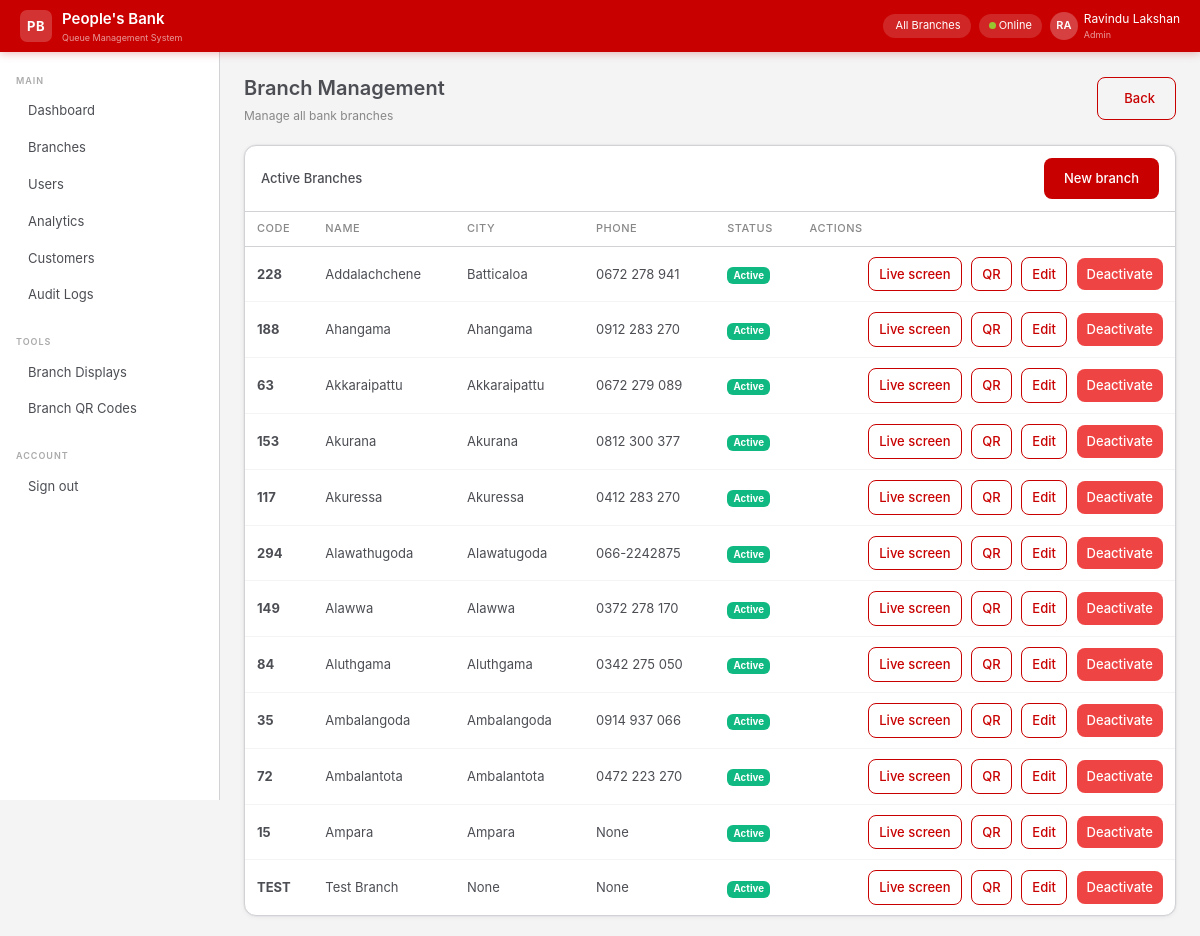
Screenshot of /admin/branches (signed in) with the database file from the repository.
### app/models/user.py (models this page shows, shortened)
class User(UserMixin, db.Model):
    __tablename__ = "users"
    id            = db.Column(db.Integer, primary_key=True)
    branch_id     = db.Column(db.Integer, db.ForeignKey("branches.id"), nullable=True)
    employee_id   = db.Column(db.String(20), unique=True, nullable=False)
    full_name     = db.Column(db.String(120), nullable=False)
    email         = db.Column(db.String(120), unique=True, nullable=False)
    password_hash = db.Column(db.String(256), nullable=False)
    role          = db.Column(db.Enum(UserRole), nullable=False)
    is_active     = db.Column(db.Boolean, default=True)
    last_login    = db.Column(db.DateTime)
    created_at    = db.Column(db.DateTime, default=datetime.utcnow)
    branch        = db.relationship("Branch", back_populates="users")
    tokens_served = db.relationship("QueueToken", back_populates="served_by_officer",
                                    foreign_keys="QueueToken.served_by", lazy="dynamic")
    audit_logs    = db.relationship("AuditLog", back_populates="user", lazy="dynamic")

### app/models/branch.py (models this page shows, shortened)
class Branch(db.Model):
    __tablename__ = "branches"
    id         = db.Column(db.Integer, primary_key=True)
    name       = db.Column(db.String(120), nullable=False)
    code       = db.Column(db.String(10), unique=True, nullable=False)
    address    = db.Column(db.Text)
    city       = db.Column(db.String(80))
    phone      = db.Column(db.String(20))
    is_active  = db.Column(db.Boolean, default=True, nullable=False)
    created_at = db.Column(db.DateTime, default=datetime.utcnow)
    users    = db.relationship("User",       back_populates="branch",   lazy="dynamic")
    counters = db.relationship("Counter",    back_populates="branch",   lazy="dynamic")
    tokens   = db.relationship("QueueToken", back_populates="branch",   lazy="dynamic")

### app/views/admin_view.py (the view)
@admin_view_bp.route("/branches")
@login_required
@require_role(UserRole.ADMIN)
def branches():
    branches = Branch.query.order_by(Branch.name).all()
    return render_template("admin/branches.html", branches=branches)

### app/extensions.py (called while the page is built)
@login_manager.user_loader
def load_user(user_id):
    from app.models import User
    return User.query.get(int(user_id))

### app/templates/admin/branches.html (shortened to what this page needs)
{% extends "base.html" %}
{% block content %}
<div class="pb-page-header">
  <div>
    <div class="pb-page-title">Branch Management</div>
    <div class="pb-page-sub">Manage all bank branches</div>
  </div>
  <a href="/admin/dashboard" class="btn-pb-outline"> Back</a>
</div>
<div class="pb-card">
  <div class="pb-card-header">
    <div class="pb-card-title">Active Branches</div>
    <a href="/admin/branches/new" class="btn-pb-primary" style="margin-left:auto;">New branch</a>
  </div>
  <table class="pb-table">
    <thead>
      <tr>
        <th>Code</th>
        <th>Name</th>
        <th>City</th>
        <th>Phone</th>
        <th>Status</th>
        <th>Actions</th>
      </tr>
    </thead>
    <tbody>
      {% for branch in branches %}
      <tr>
        <td><strong>{{ branch.code }}</strong></td>
        <td>{{ branch.name }}</td>
        <td>{{ branch.city }}</td>
        <td>{{ branch.phone }}</td>
        <td><span class="badge" style="background:{% if branch.is_active %}#10b981{% else %}#6b7280{% endif %}">{{ "Active" if branch.is_active else "Inactive" }}</span></td>
        <td style="text-align:right;">
          <a href="{{ url_for('display.screen', branch_code=branch.code) }}" target="_blank" class="btn-pb-outline" style="padding:6px 10px;">Live screen</a>
          <a href="{{ url_for('admin_view.branch_qr', branch_id=branch.id) }}" class="btn-pb-outline" style="padding:6px 10px;margin-left:6px;">QR</a>
          <a href="/admin/branches/{{ branch.id }}/edit" class="btn-pb-outline" style="padding:6px 10px;margin-left:6px;">Edit</a>
          {% if branch.is_active %}
          <form action="/admin/branches/{{ branch.id }}/deactivate" method="POST" style="display:inline;">
            <button type="submit" class="btn-pb-danger" style="padding:6px 10px;margin-left:6px;">Deactivate</button>
          </form>
          {% endif %}
        </td>
      </tr>
      {% endfor %}
    </tbody>
  </table>
</div>
{% endblock %}

### app/templates/base.html (shortened to what this page needs)
<!DOCTYPE html>
<html lang="en">
<head>
  <link href="https://cdn.jsdelivr.net/npm/bootstrap@5.3.2/dist/css/bootstrap.min.css" rel="stylesheet">
  <link href="https://cdn.jsdelivr.net/npm/@tabler/icons-webfont@3.3.0/dist/tabler-icons.min.css" rel="stylesheet">
  <link href="{{ url_for('static', filename='css/pbqms.css') }}" rel="stylesheet">
</head>
<body>
{% if current_user.is_authenticated %}
<nav class="pb-navbar">
  <a class="pb-navbar-brand" href="/">
    <div class="pb-navbar-logo">PB</div>
    <div>
      <div class="pb-navbar-name">People's Bank</div>
      <div style="font-size:9px;color:rgba(255,255,255,.6);">Queue Management System</div>
    </div>
  </a>
  <div class="pb-navbar-right">
    <div class="pb-navbar-chip">
      {{ current_user.branch.name if current_user.branch else 'All Branches' }}
    </div>
    <div class="pb-navbar-chip" id="connection-status">
      <span class="pb-online-dot"></span> Online
    </div>
    <div class="pb-navbar-user">
      <div class="pb-navbar-avatar">{{ current_user.full_name[:2].upper() }}</div>
      <div>
        <div>{{ current_user.full_name }}</div>
        <div style="font-size:9px;opacity:.6;">{{ current_user.role.value.replace('_',' ').title() }}</div>
      </div>
    </div>
  </div>
</nav>
<aside class="pb-sidebar">
  <div class="pb-sidebar-section">Main</div>
  {% if current_user.role.value == 'admin' %}
    <a href="/admin/dashboard" class="pb-sidebar-link {% if request.path == '/admin/dashboard' %}active{% endif %}">
       Dashboard
    </a>
    <a href="/admin/branches" class="pb-sidebar-link">
       Branches
    </a>
    <a href="/admin/users" class="pb-sidebar-link">
       Users
    </a>
    <a href="/admin/analytics" class="pb-sidebar-link">
       Analytics
    </a>
    <a href="/admin/customers" class="pb-sidebar-link">
       Customers
    </a>
    <a href="/admin/audit-logs" class="pb-sidebar-link">
       Audit Logs
    </a>
  {% endif %}
  <div class="pb-sidebar-section" style="margin-top:12px;">Tools</div>
  {% if current_user.role.value == 'admin' %}
    <a href="/admin/branches" class="pb-sidebar-link">
       Branch Displays
    </a>
    <a href="/admin/branches" class="pb-sidebar-link">
       Branch QR Codes
    </a>
  {% endif %}
  <div class="pb-sidebar-section" style="margin-top:12px;">Account</div>
  <a href="/auth/logout" class="pb-sidebar-link">
     Sign out
  </a>
</aside>
<main class="pb-main">
  {% block content %}{% endblock %}
</main>
{% else %}
  {% block public_content %}{% endblock %}
{% endif %}
</body>
</html>

### rows the page displays
User: full_name "RA", full_name "Ravindu Lakshan", role.value.replace "Admin"
Branch: code "228", name "Addalachchene", city "Batticaloa", phone "0672 278 941", is_active "Active"
Branch: code "188", name "Ahangama", city "Ahangama", phone "0912 283 270", is_active "Active"
Branch: code "63", name "Akkaraipattu", city "Akkaraipattu", phone "0672 279 089", is_active "Active"
Branch: code "153", name "Akurana", city "Akurana", phone "0812 300 377", is_active "Active"
Branch: code "117", name "Akuressa", city "Akuressa", phone "0412 283 270", is_active "Active"
Branch: code "294", name "Alawathugoda", city "Alawatugoda", phone "066-2242875", is_active "Active"
Branch: code "149", name "Alawwa", city "Alawwa", phone "0372 278 170", is_active "Active"
Branch: code "84", name "Aluthgama", city "Aluthgama", phone "0342 275 050", is_active "Active"
Branch: code "35", name "Ambalangoda", city "Ambalangoda", phone "0914 937 066", is_active "Active"
Branch: code "72", name "Ambalantota", city "Ambalantota", phone "0472 223 270", is_active "Active"
Branch: code "15", name "Ampara", city "Ampara", phone "None", is_active "Active"
Branch: code "TEST", name "Test Branch", city "None", phone "None", is_active "Active"

### other values shown
{{ current_user.branch.name if current_user.branch else 'All Branches' }} "All Branches"
